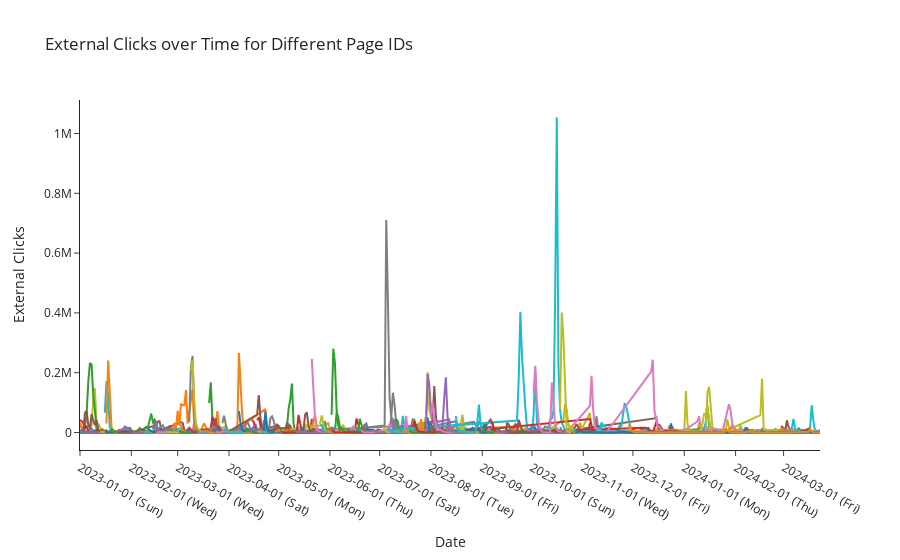

Write notebook code for a chart like this one.
### Code cell
#  a new column for the day of the week

dft = df.copy()
dft['day_of_week'] = dft['date'].dt.day_name()

date_count_per_id = dft.groupby('page_id')['date'].nunique()  # group by the page ids and their unique dates

freq_amount_of_dates_above_70 = date_count_per_id[date_count_per_id >= 70]  # find out which ones had more
                                                                             # than 70 dates (otherwise doesn't help
                                                                             # in the visualization)

fig = go.Figure()

for index in freq_amount_of_dates_above_70.index:  # iterate over each index
    dft_one = dft[dft.page_id == index]
    trace = go.Scatter(
        x=dft_one['date'],
        y=dft_one['external_clicks'],
        mode='lines',
        hoverinfo='skip',
        hovertemplate=f'<b>Page ID:</b> {index}<br><b>Date:</b> %{{x}} (%{{x|%A}})<br><b>External Clicks:</b> %{{y}}<extra></extra>',
        showlegend=False)  # here is to SHUT UP the default trace info from hover

    fig.add_trace(trace)

fig.update_layout(
    title='External Clicks over Time for Different Page IDs',
    xaxis_title='Date',
    yaxis_title='External Clicks',
    hovermode='closest', 
    showlegend=False,  
    xaxis=dict(
        tickmode='auto',
        nticks=20,
        tickformat='%Y-%m-%d (%a)',  # show date with day of the week abbreviated
    )
)

# Show figure
fig.show()
